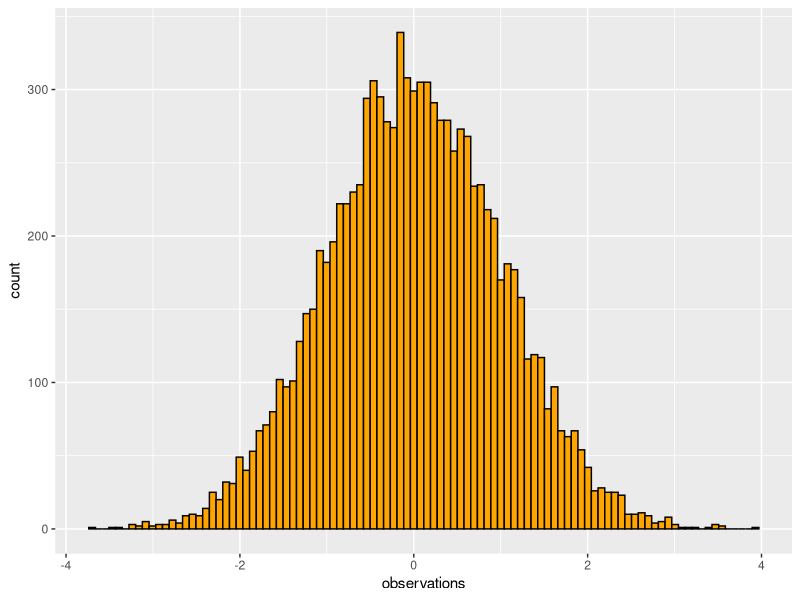
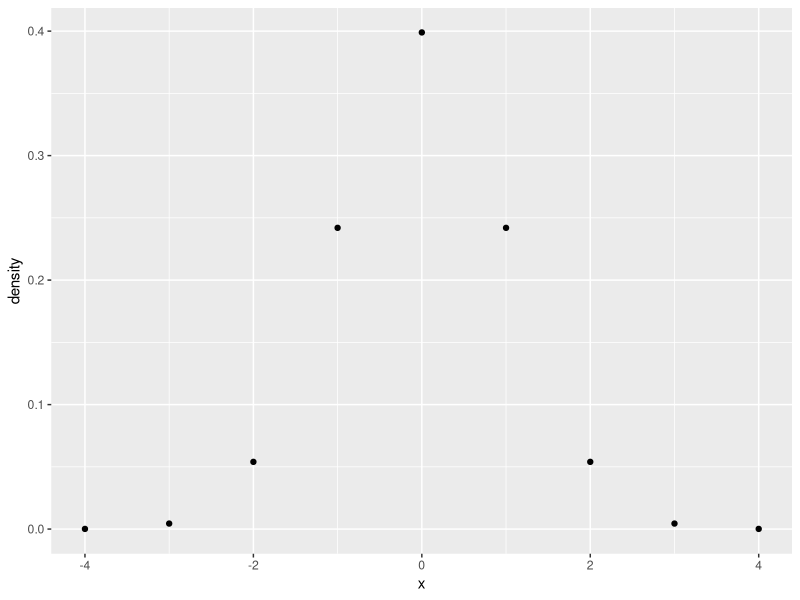
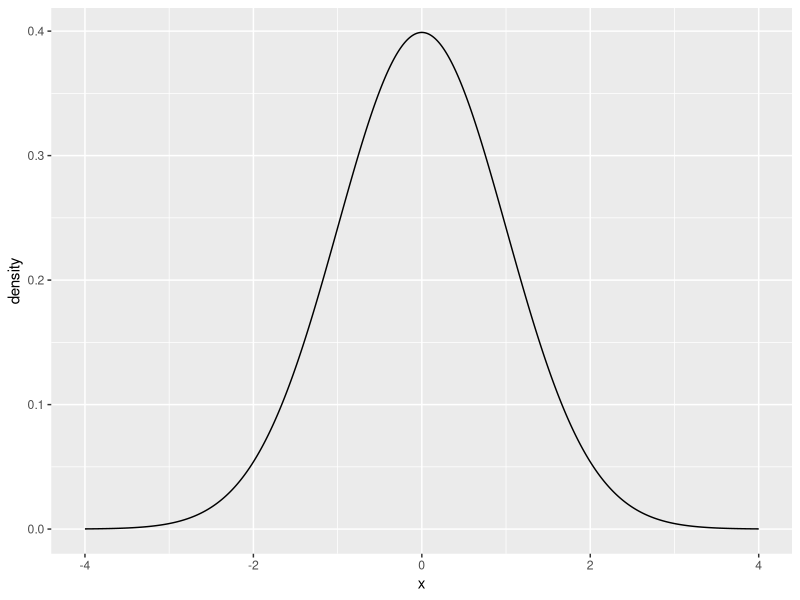
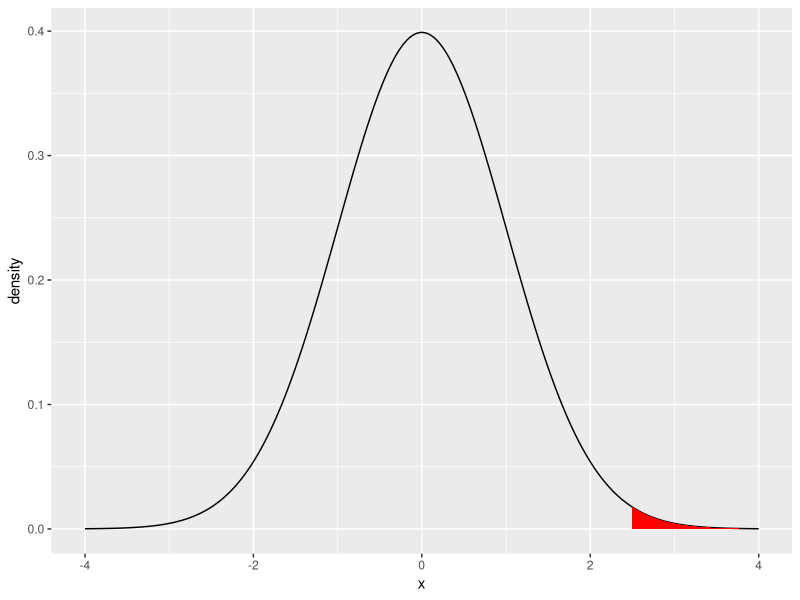
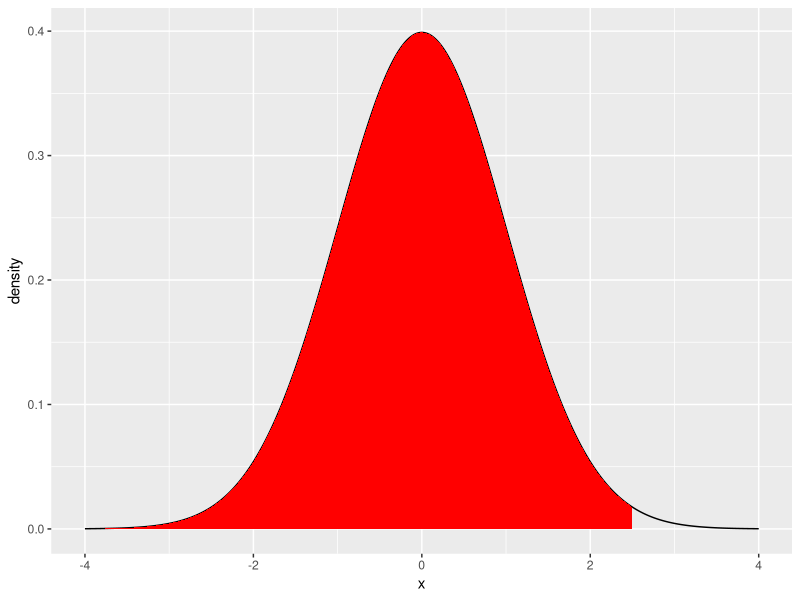
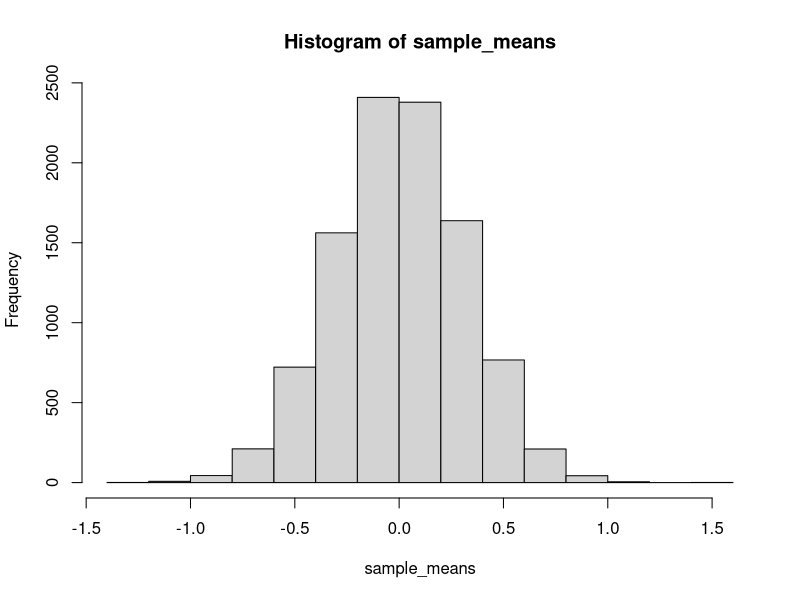

Write the R code that produced these figures, in order.
## ---- chunk 1
knitr::opts_chunk$set(cache=TRUE)
## ---- chunk 2
rnorm(n=10, mean = 0, sd = 1)
## ---- chunk 3
library(ggplot2)
some_data <- data.frame(observations = rnorm(n=10000, mean = 0, sd = 1),
                        type = "A")

ggplot(some_data, aes(x=observations)) +
  geom_histogram(bins=100, color="black", 
                 fill= 'orange')

## ---- chunk 4
some_data$observations[some_data$observations > 2.5]
length(some_data$observations[some_data$observations > 2.5])
length(some_data$observations[some_data$observations > 2.5])/10000
## ---- chunk 5
rnorm(n=10, mean = 0, sd = 1)
## ---- chunk 6
library(ggplot2)
some_data <- data.frame(density = dnorm(-4:4, mean = 0, sd = 1),
                        x = -4:4)

knitr::kable(some_data)

ggplot(some_data, aes(x=x, y=density)) +
  geom_point()

## ---- chunk 7
some_data <- data.frame(density = dnorm(seq(-4,4,.001), mean = 0, sd = 1),
                        x = seq(-4,4,.001))

ggplot(some_data, aes(x=x, y=density)) +
  geom_line()

## ---- chunk 8
library(dplyr)
some_data <- data.frame(density = dnorm(seq(-4,4,.001), mean = 0, sd = 1),
                        x = seq(-4,4,.001))

region_data <- some_data %>%
  filter(x > 2.5)

ggplot(some_data, aes(x=x, y=density)) +
  geom_line()+
  geom_ribbon(data = region_data, 
              fill = "red",
              aes(ymin=0,ymax=density))
## ---- chunk 9
pnorm(2.5, mean=0, sd = 1)
## ---- chunk 10
some_data <- data.frame(density = dnorm(seq(-4,4,.001), mean = 0, sd = 1),
                        x = seq(-4,4,.001))
region_data <- some_data %>%
  filter(x < 2.5)

ggplot(some_data, aes(x=x, y=density)) +
  geom_line()+
  geom_ribbon(data = region_data, 
              fill = "red",
              aes(ymin=0,ymax=density))
## ---- chunk 11
1 - pnorm(2.5, mean=0, sd = 1)

pnorm(2.5, mean=0, sd = 1, lower.tail=FALSE)
## ---- chunk 12
qnorm(.25, mean= 0, sd =1)
## ---- chunk 13
qnorm(.5, mean= 0, sd =1)
## ---- chunk 14
qnorm(.95, mean= 0, sd =1, lower.tail = FALSE)

qnorm(.05, mean = 0 , sd =1, lower.tail = FALSE)
## ---- chunk 15
mean(rnorm(10, mean=0, sd =1))
## ---- chunk 16
mean(rnorm(10, mean=0, sd =1))
mean(rnorm(10, mean=0, sd =1))
mean(rnorm(10, mean=0, sd =1))
mean(rnorm(10, mean=0, sd =1))
mean(rnorm(10, mean=0, sd =1))
## ---- chunk 17
sample_means <- replicate(10000, mean(rnorm(10,0,1)))
hist(sample_means)
## ---- chunk 18
sample_means <- replicate(10000, mean(rnorm(10,0,1)))
sd(sample_means)
## ---- chunk 19
# simulation SEM
sample_means <- replicate(10000, mean(rnorm(10,0,1)))
sd(sample_means)

# analytic SEM

1/sqrt(10)

